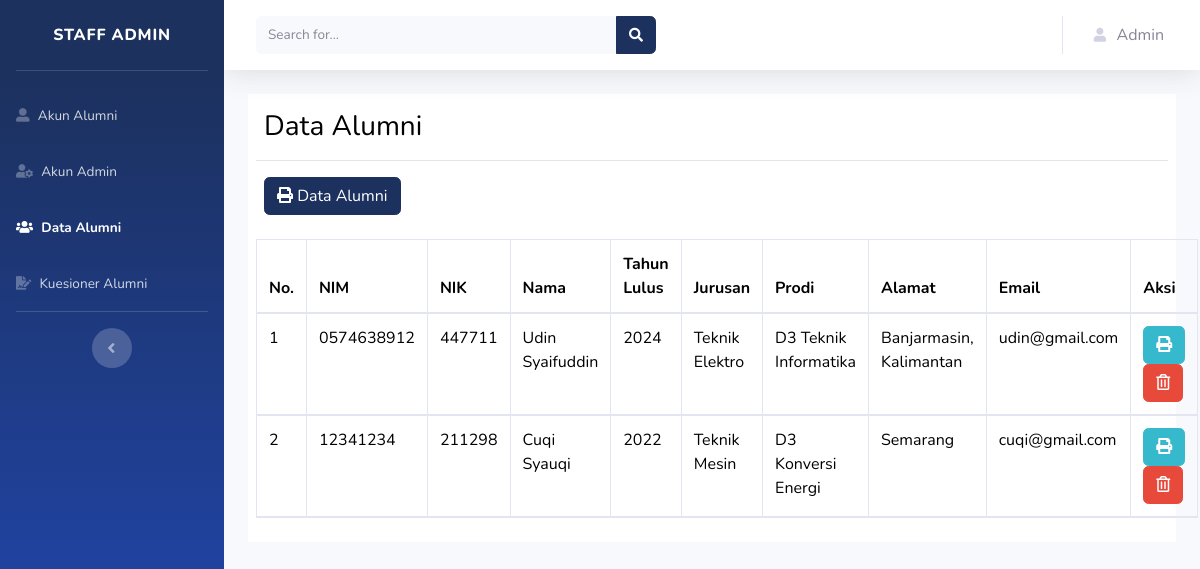
Screenshot of /app/admin/data_alumni.php (signed in) with the database file from the repository.
### tables this page shows
CREATE TABLE `data_alumni` (
  `nim` varchar(10) NOT NULL,
  `nik` char(16) NOT NULL,
  `nama` varchar(100) DEFAULT NULL,
  `tahun_lulus` char(4) DEFAULT NULL,
  `jurusan_alumni` varchar(100) DEFAULT NULL,
  `prodi_alumni` varchar(50) DEFAULT NULL,
  `alamat` varchar(50) DEFAULT NULL,
  `email_alumni` varchar(100) DEFAULT NULL,
  `nohp_alumni` varchar(20) DEFAULT NULL,
  `lanjut_pendidikan` varchar(5) DEFAULT NULL,
  `univ_lanjut` varchar(50) DEFAULT NULL,
  `jurusan_lanjut` varchar(50) DEFAULT NULL,
  `prodi_lanjut` varchar(50) DEFAULT NULL,
  `gelar_lanjut` varchar(40) DEFAULT NULL,
  `lanjut_pekerjaan` varchar(5) DEFAULT NULL,
  `pt_lanjut` varchar(50) DEFAULT NULL,
  `bagian_lanjut` varchar(30) DEFAULT NULL,
  `sesuai` varchar(5) DEFAULT NULL
);

### config/functions.php (called while the page is built, shortened)
<?php
$conn = mysqli_connect("localhost", "root", "", "studytracer");
function query($query)
{
    global $conn;
    $result = mysqli_query($conn, $query);
    $rows = [];
    while ($row = mysqli_fetch_assoc($result)) {
        $rows[] = $row;
    }
    return $rows;
}

### app/admin/data_alumni.php (the view, shortened to what this page needs)
<?php
require '../../config/functions.php';
$dataalumni = query("SELECT * FROM data_alumni ORDER BY nim ASC");
?>
<!DOCTYPE html>
<html lang="en">
<head>
    <link href="../../assets/vendor/fontawesome-free/css/all.min.css" rel="stylesheet" type="text/css">
    <link href="../../assets/css/sb-admin-2.min.css" rel="stylesheet">
</head>
<body id="page-top">
    <div id="wrapper">
        <ul class="navbar-nav bg-gradient-primary sidebar sidebar-dark accordion" id="accordionSidebar">
            <a class="sidebar-brand d-flex align-items-center justify-content-center" href="#">
                <div class="sidebar-brand-text mx-3">Staff Admin</div>
            </a>
            <hr class="sidebar-divider">
            <li class="nav-item">
                <a class="nav-link" href="akun_alumni.php">
                    <i class="fas fa-user-alt"></i>
                    <span>Akun Alumni</span></a>
            </li>
            <li class="nav-item">
                <a class="nav-link" href="akun_admin.php">
                    <i class="fas fa-user-cog"></i>
                    <span>Akun Admin</span></a>
            </li>
            <li class="nav-item active">
                <a class="nav-link" href="data_alumni.php">
                    <i class="fas fa-users"></i>
                    <span>Data Alumni</span></a>
            </li>
            <li class="nav-item">
                <a class="nav-link" href="kuesioner_alumni.php">
                    <i class="fas fa-file-signature"></i>
                    <span>Kuesioner Alumni</span></a>
            </li>
            <hr class="sidebar-divider d-none d-md-block">
            <div class="text-center d-none d-md-inline">
                <button class="rounded-circle border-0" id="sidebarToggle"></button>
            </div>
        </ul>
        <div id="content-wrapper" class="d-flex flex-column">
            <div id="content">
                <nav class="navbar navbar-expand navbar-light bg-white topbar mb-4 static-top shadow">
                    <form class="d-none d-sm-inline-block form-inline mr-auto ml-md-3 my-2 my-md-0 mw-100 navbar-search" action="" method="POST">
                        <div class="input-group">
                            <input type="text" name="keyword" class="form-control bg-light border-0 small" placeholder="Search for..." aria-label="Search" aria-describedby="basic-addon2" autocomplete="off">
                            <div class="input-group-append">
                                <button class="btn btn-primary" type="submit" name="cari">
                                    <i class="fas fa-search fa-sm"></i>
                                </button>
                            </div>
                        </div>
                    </form>
                    <ul class="navbar-nav ml-auto">
                        <li class="nav-item dropdown no-arrow">
                            <a class="nav-link dropdown-toggle" href="#" id="userDropdown" role="button" data-toggle="dropdown" aria-haspopup="true" aria-expanded="false">
                                <i class="fas fa-user fa-sm fa-fw mr-2 text-gray-400"></i>
                                <span class="mr-2 d-none d-lg-inline text-gray-600 ">Admin</span>
                            </a>
                        </li>
                    </ul>
                </nav>
                <div class="container-fluid">
                    <div class="p-2" style="background-color: white;">
                        <h3 class="pl-2 pt-2" style="color: black;">Data Alumni</h3>
                        <hr>
                        <div class="pl-2" style="background-color: white;">
                            <a class="btn btn-primary" href="../CRUD/cetak_dataalumni.php" target="_blank"><i class="fas fa-print"></i> Data Alumni</a>
                            <br><br>
                        </div>
                        <table class="table table-striped table-bordered" style="color: Black;" cellpadding="10" cellspacing="0">
                            <thead>
                                <tr>
                                    <th>No.</th>
                                    <th>NIM</th>
                                    <th>NIK</th>
                                    <th>Nama</th>
                                    <th>Tahun Lulus</th>
                                    <th>Jurusan</th>
                                    <th>Prodi</th>
                                    <th>Alamat</th>
                                    <th>Email</th>
                                    <th>Aksi</th>
                                </tr>
                                <?php $i = 1; ?>
                                <?php foreach ($dataalumni as $row) :
                                ?>
                                    <tr>
                                        <td><?= $i; ?></td>
                                        <td><?= $row["nim"]; ?></td>
                                        <td><?= $row["nik"]; ?></td>
                                        <td><?= $row["nama"]; ?></td>
                                        <td><?= $row["tahun_lulus"]; ?></td>
                                        <td><?= $row["jurusan_alumni"]; ?></td>
                                        <td><?= $row["prodi_alumni"]; ?></td>
                                        <td><?= $row["alamat"]; ?></td>
                                        <td><?= $row["email_alumni"]; ?></td>
                                        <td><a class="btn btn-info" href="../CRUD/cetak_detailalumni.php?nik=<?= $row["nik"]; ?>" target="_blank"><i class="fas fa-print"></i></a>
                                            <a class="btn btn-danger" href="../CRUD/hapus_dataalumni.php?nik=<?= $row["nik"]; ?>" onclick="return confirm('Yakin Ingin Menghapus ?');"><i class="far fa-trash-alt"></i></a>
                                        </td>
                                    </tr>
                                    <?php $i++; ?>
                                <?php endforeach; ?>
                            </thead>
                        </table>
                    </div>
                </div>
            </div>
        </div>
    </div>
</body>
</html>

### rows the page displays
data_alumni: nim "0574638912", nik "447711", nama "Udin Syaifuddin", tahun_lulus "2024", jurusan_alumni "Teknik Elektro", prodi_alumni "D3 Teknik Informatika", alamat "Banjarmasin, Kalimantan", email_alumni "udin@gmail.com"
data_alumni: nim "12341234", nik "211298", nama "Cuqi Syauqi", tahun_lulus "2022", jurusan_alumni "Teknik Mesin", prodi_alumni "D3 Konversi Energi", alamat "Semarang", email_alumni "cuqi@gmail.com"
